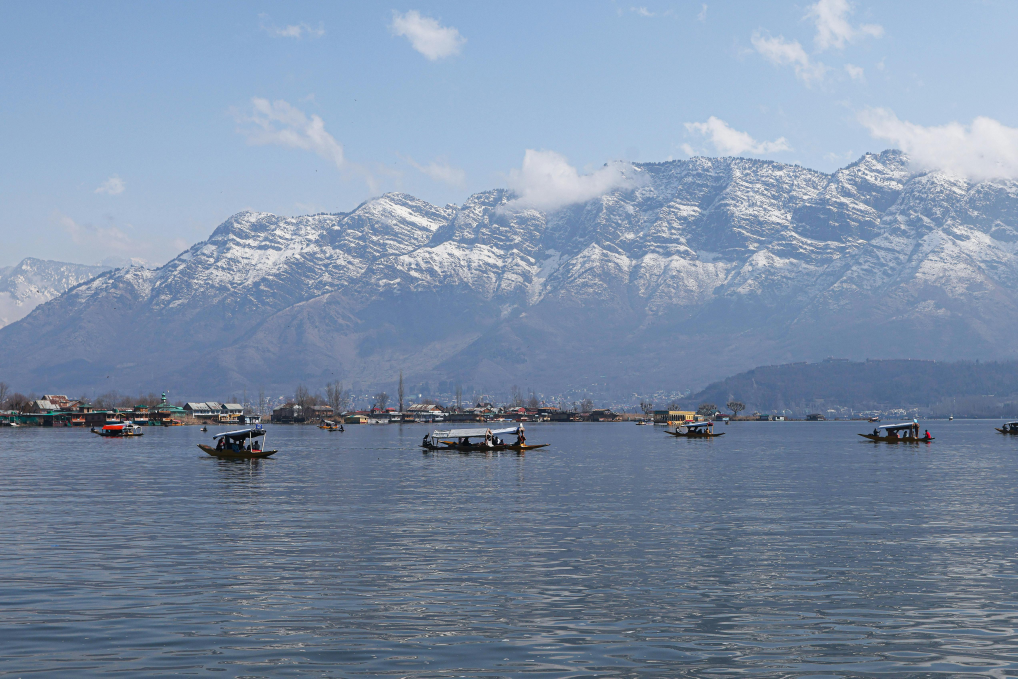
#> input picture image.jpg, 5088 x 3392 px, given in place of the camera (shown at 1/5 size)
$ python 04_a.py
#> lines starting #> are read from the running program, lines starting #| are printed output that depends on the picture
import cv2
import numpy as np
cap = cv2.VideoCapture(0)

while cap.isOpened():
    success, frame = cap.read()
#> frame is the input picture: shape (3392, 5088, 3); mean B, G, R 166.2, 142.6, 125
    if not success:
        break


    frame = cv2.flip(frame, 1)
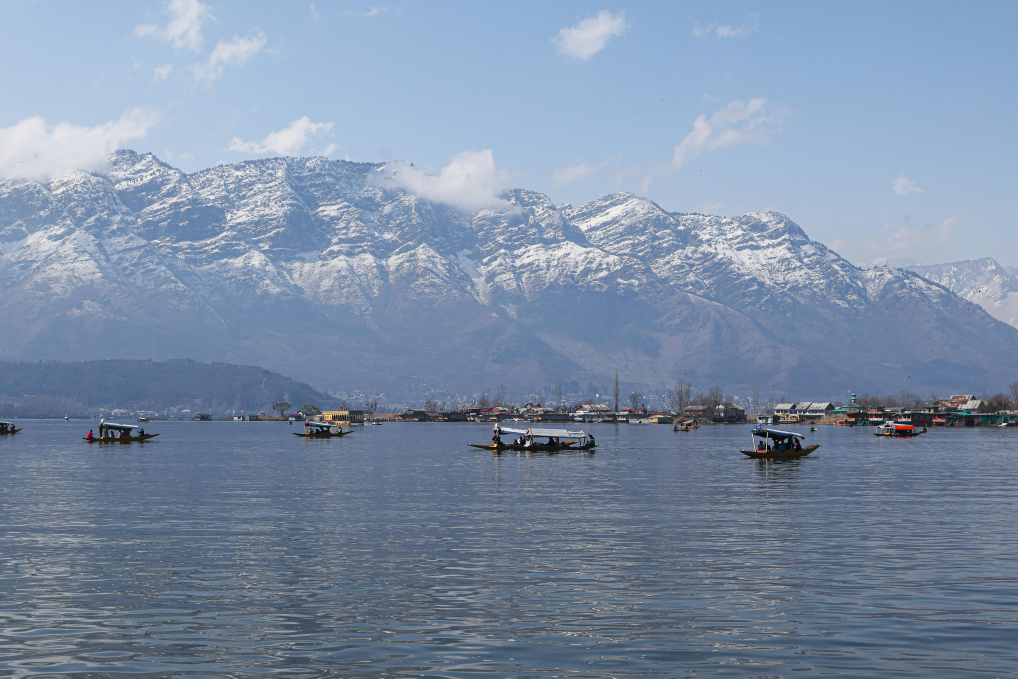
#> frame: shape (3392, 5088, 3) (shown at 1/5 size); mean B, G, R 166.2, 142.6, 125

    h, w, c = frame.shape
#> h = 3392; w = 5088; c = 3

    qw, qh = int(w / 2), int(h / 2)
#> qw = 2544; qh = 1696


    top_left = cv2.resize(frame, (qw, qh))


    top_right = cv2.flip(top_left, 0)
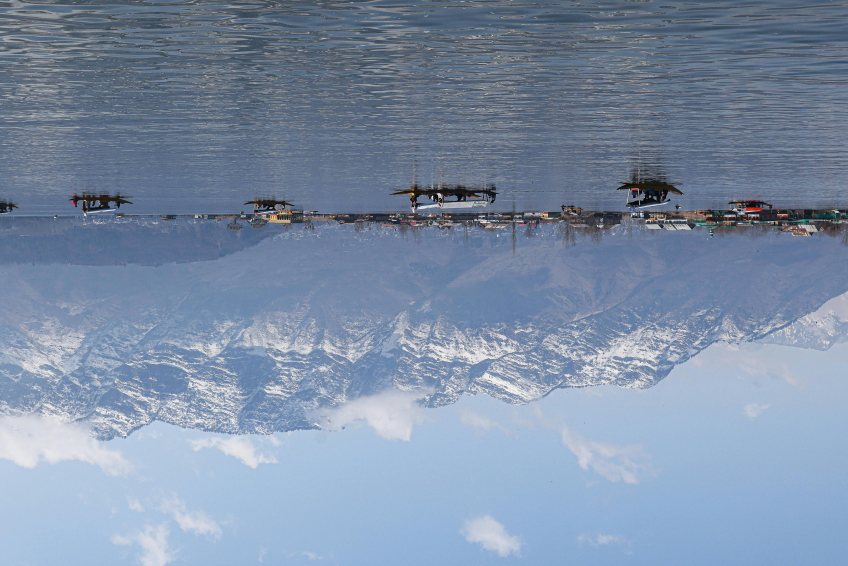
#> top_right: shape (1696, 2544, 3) (shown at 1/3 size); mean B, G, R 166.3, 142.7, 125.1


    bottom_left_hsv = cv2.cvtColor(top_left, cv2.COLOR_BGR2HSV)
#> bottom_left_hsv: shape (1696, 2544, 3); mean H, S, V 106.8, 65.4, 166.6


    b, g, r = cv2.split(top_left)
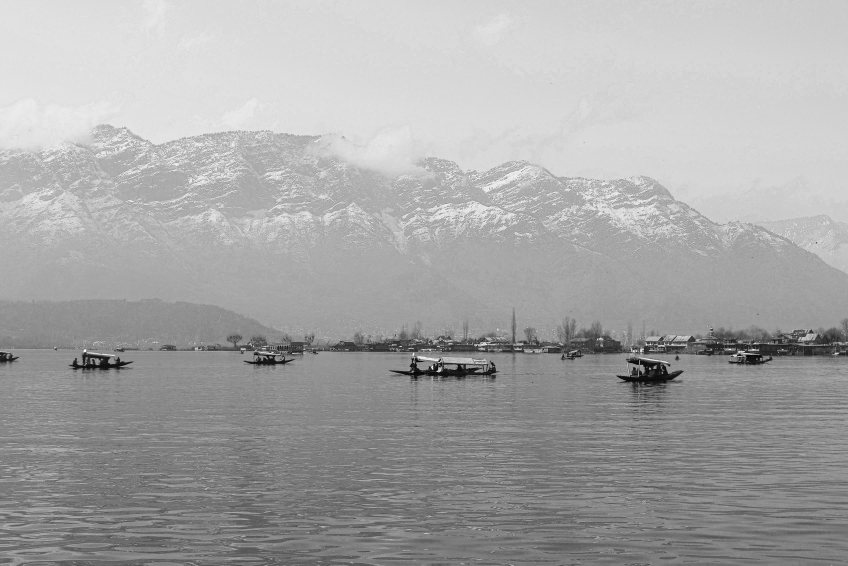
#> b: shape (1696, 2544) (shown at 1/3 size); min 0, max 255, mean 166.3
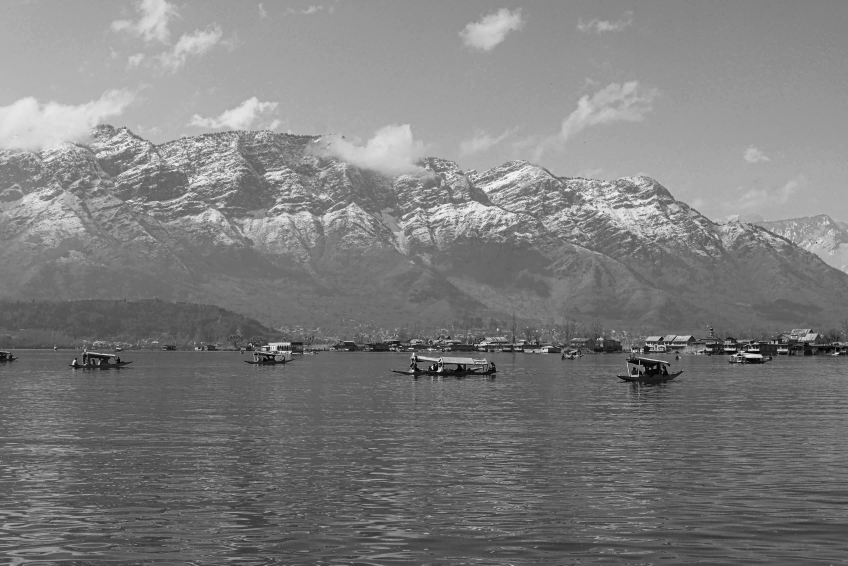
#> r: shape (1696, 2544) (shown at 1/3 size); min 0, max 255, mean 125.1
    blank = np.zeros_like(b)
    bottom_right_red = cv2.merge([blank, blank, r])
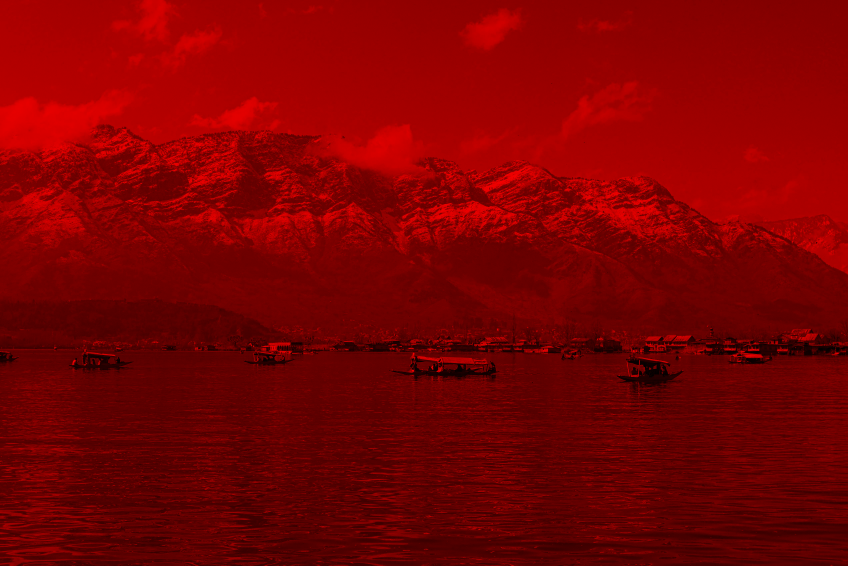
#> bottom_right_red: shape (1696, 2544, 3) (shown at 1/3 size); mean of channels 0, 1, 2 0, 0, 125.1; drawn as B, G, R


    top_row = np.hstack((top_left, top_right))
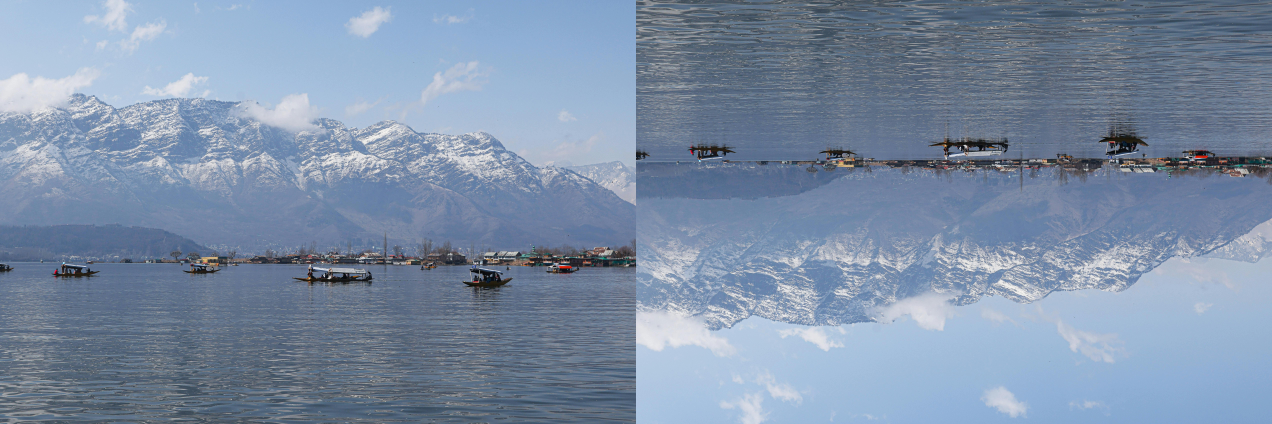
#> top_row: shape (1696, 5088, 3) (shown at 1/4 size); mean B, G, R 166.3, 142.7, 125.1
    bottom_row = np.hstack((bottom_left_hsv, bottom_right_red))
#> bottom_row: shape (1696, 5088, 3); mean H, S, V 53.4, 32.7, 145.9
    combined_grid = np.vstack((top_row, bottom_row))
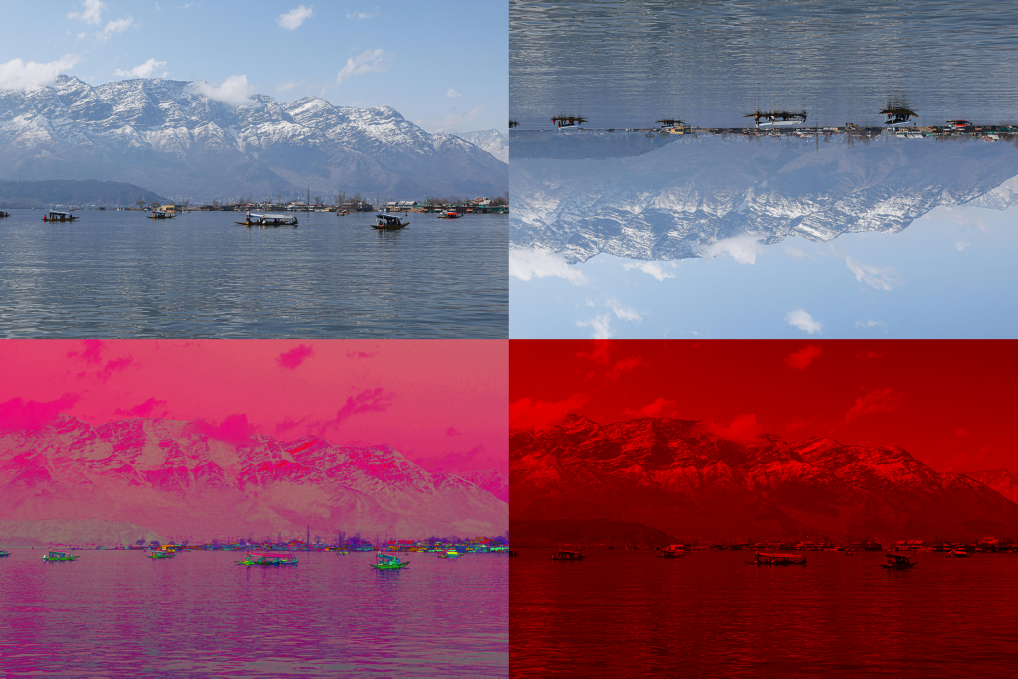
#> combined_grid: shape (3392, 5088, 3) (shown at 1/5 size); mean B, G, R 109.9, 87.7, 135.5

    cv2.imshow("4-Quadrant Channel Configuration Feed", combined_grid)

    if cv2.waitKey(1) & 0xFF == ord('q'):
#> (key q is pressed here)
        break

cap.release()
cv2.destroyAllWindows()
